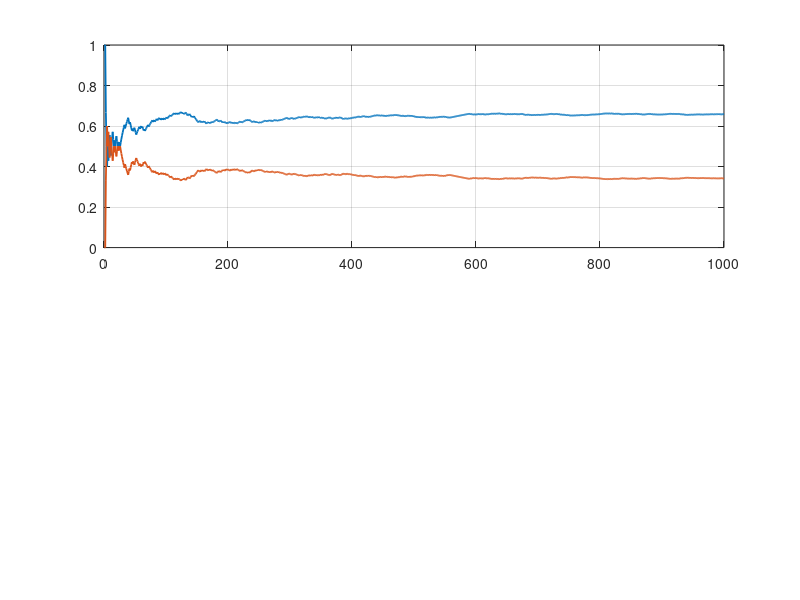

This chart was generated by the following MATLAB code: (Note: this script raises an error after producing the figure.)
%% MONTY_HALL_DEMO  Monte Carlo for two Monty Hall variants
% Part A: Standard formulation of the problem (the host always reveals 
%         a goat, then offers a switch).
%         Switching wins → 2/3; Staying wins → 1/3.
% Part B: Random host (chooses a door uniformly from the tow doors you didn't pick).
%         If he opens the car, the round is invalid and we discard it.
%         Switch = Stay = 1/2.

% Parameters
N = 1000;

%% Part A: Standard host (goat reveal guaranteed)
win_switch = zeros(1,N);
win_stay   = zeros(1,N);

for j = 1:N
    
    doors     = randperm(3);    % value 1 = car, 2/3 = goats
    your_pick = randi(3);

    % possible door to open
    open_door = randi(3);

    % if it is your pick or contains the car, open another one instead
    while open_door == your_pick || doors(open_door) == 1
        open_door = randi(3);
    end

    closed_door = setdiff(1:3, [your_pick open_door]);

    if doors(your_pick) == 1 % you stick to your initial pick
        win_stay(j) = 1;
    end
    your_pick = closed_door; % you switch doors
    if doors(your_pick) == 1
        win_switch(j) = 1;
    end
end

win_ratio_switch = cumsum(win_switch)./(1:N);
win_ratio_stay   = cumsum(win_stay)./(1:N);

%% Part B: Random host 
win_switch_R = zeros(1,N);
win_stay_R   = zeros(1,N);

v = 1;  % number of valid rounds (host happened to open a goat)

while v < N

    doors = randperm(3);
    your_pick = randi(3);

   % possible door to open
    open_door = randi(3);

    % if it is your pick, open another one instead
    % it can possibly be a goat
    while open_door == your_pick
        open_door = randi(3);
    end

    closed_door = setdiff(1:3, [your_pick open_door]);

    % valid trials only
    if doors(open_door) ~= 1 
        if doors(your_pick) == 1
            win_stay_R(v) = 1;
        elseif doors(closed_door) == 1
            win_switch_R(v) = 1;
        end
        v = v + 1;
    end

end

win_ratio_switch_R = cumsum(win_switch_R)./(1:N);
win_ratio_stay_R   = cumsum(win_stay_R)./(1:N);

%% Plots
% Panel A
figure
subplot(2,1,1); hold on; grid on; box on;
plot(1:N, win_ratio_switch, '-', 'LineWidth', 1.3);
plot(1:N, win_ratio_stay,   '-', 'LineWidth', 1.3);
yline(2/3, '--'); yline(1/3, '--');
legend('Switch','Stay', 'Location','northeast');
title('A) Standard host (always reveals a goat)');
xlabel('Rounds'); ylabel('Success probability');

% Panel B
subplot(2,1,2); hold on; grid on; box on;
plot(1:N, win_ratio_switch_R, '-', 'LineWidth', 1.3);
plot(1:N, win_ratio_stay_R,   '-', 'LineWidth', 1.3);
yline(1/2, '--');
legend('Switch','Stay', 'Location','northeast');
title('B) Random host (conditioned on goat reveal)');
xlabel('Valid rounds'); ylabel('Success probability');